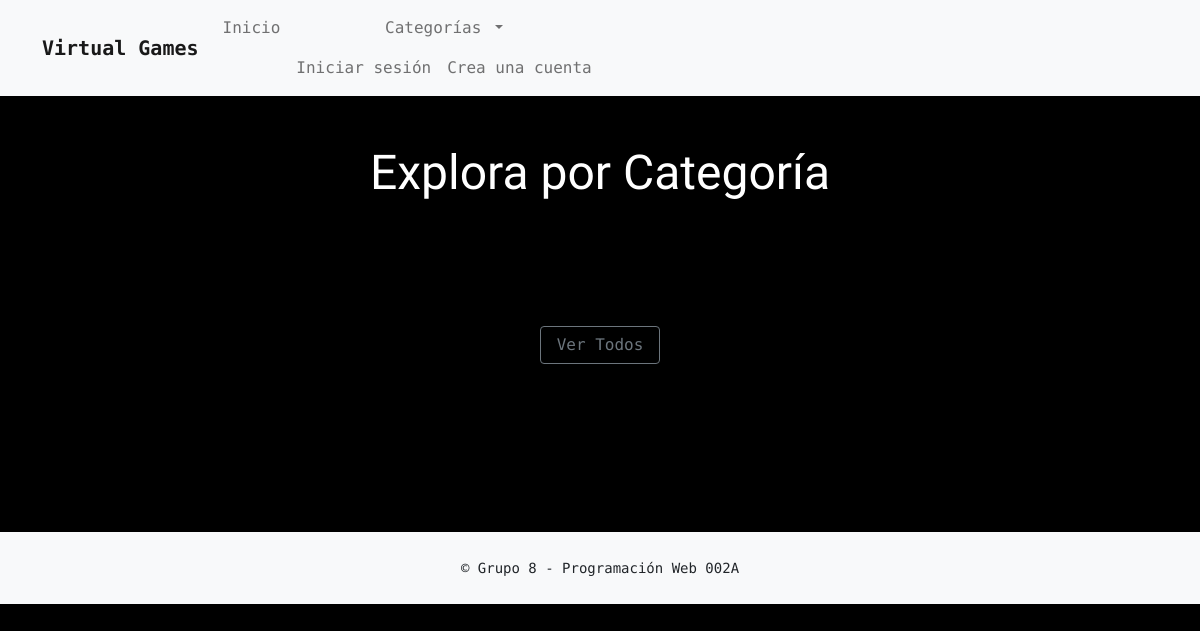
The app's page /, older data.
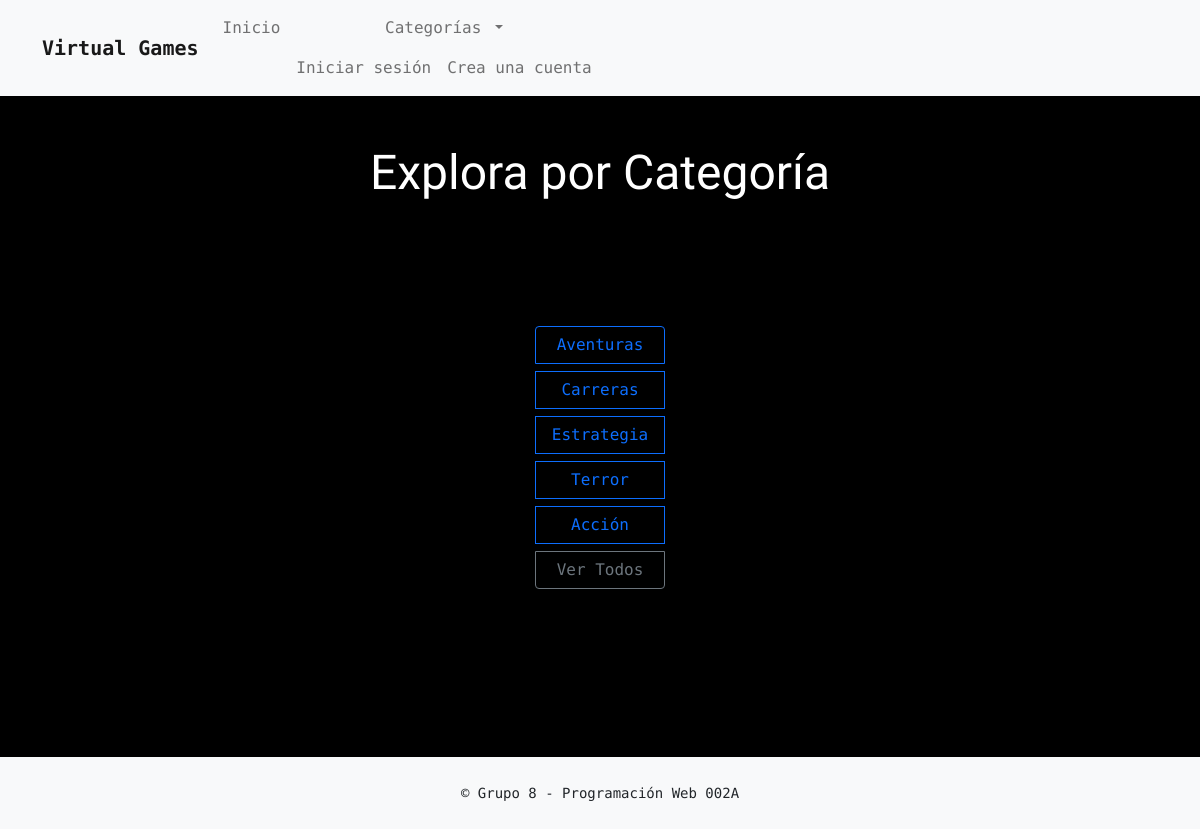
The same page, newer data.
### shop/models.py (models this page shows, shortened)
class Categoria(models.Model):
    nombre = models.CharField(max_length=100, unique=True)
    slug   = models.SlugField(max_length=100, unique=True, blank=True)

### core/views.py (the view)
# urls.py: path('', index, name='inicio'),
def index(request):
    shop_categories = Categoria.objects.all()
    return render(request, 'core/index.html', {
        'shop_categories': shop_categories
    })

### shop/context_processors.py (called while the page is built)
def shop_categories(request):
    return {
        'shop_categories': Categoria.objects.all()
    }

### templates/core/index.html (shortened to what this page needs)
{% extends 'core/base.html' %}
{% load static %}
{% block content %}
  <div class="container" id="games-container">
    <h1 class="my-4 text-center">Explora por Categoría</h1>
    <div class="btn-group-vertical" role="group" aria-label="Categorías">
      {% for cat in shop_categories %}
        <button
          type="button"
          class="btn btn-outline-primary me-2 mb-2 category-btn"
          data-cat-id="{{ cat.id }}">
          {{ cat.nombre }}
        </button>
      {% endfor %}
      <button
        type="button"
        id="all-games"
        class="btn btn-outline-secondary me-2 mb-2">
        Ver Todos
      </button>
    </div>
{% endblock %}

### templates/core/base.html (shortened to what this page needs)
 {% load static %}
<!doctype html>
<html lang="en">
  <head>
    <link
      href="https://cdn.jsdelivr.net/npm/bootstrap@5.1.3/dist/css/bootstrap.min.css"
      rel="stylesheet"
    >
    <link rel="stylesheet" href="{% static 'core/css/estilo-index.css' %}">
  </head>
  <body>
    <nav class="navbar navbar-expand-lg navbar-light bg-light">
      <div class="container">
        <a class="navbar-brand fw-bold" href="{% url 'inicio' %}">Virtual Games</a>
        <div class="collapse navbar-collapse" id="mainNav">
          <ul class="navbar-nav me-auto mb-2 mb-lg-0">
            <li class="nav-item"><a class="nav-link" href="{% url 'inicio' %}">Inicio</a></li>
            <li class="nav-item dropdown">
              <a class="nav-link dropdown-toggle" href="#" id="shopMenu" role="button"
                 data-bs-toggle="dropdown" aria-expanded="false">
                Categorías
              </a>
          <ul class="navbar-nav ms-auto">
            {% if user.is_authenticated %}
            <li class="nav-item">
                <a class="nav-link" href="{% url 'perfil_usuario' %}">
                  <i class="fas fa-user"></i> Ver mi perfil
                </a>
            </li>
            <li class="nav-item">
                <a class="nav-link" href="{% url 'perfil_usuario' %}">
                  <i class="fas fa-user"></i> {{ user.username }}
                </a>
              </li>
              <li class="nav-item">
                <a class="nav-link" href="{% url 'logout' %}">Cerrar sesión</a>
              </li>
            {% else %}
              <li class="nav-item">
                <a class="nav-link" href="{% url 'login' %}">Iniciar sesión</a>
              </li>
              <li class="nav-item">
                <a class="nav-link" href="{% url 'registrarse' %}">Crea una cuenta</a>
              </li>
            {% endif %}
          </ul>
        </div>
      </div>
    </nav>
    <main class="py-4">
      <div class="container">
        {% block content %}{% endblock %}
      </div>
    </main>
    <footer class="bg-light py-4 mt-auto">
      <div class="container text-center">
        <small>&copy; {{ now.year }} Grupo 8 -  Programación Web 002A</small>
      </div>
    </footer>
  </body>
</html>

### static/core/css/estilo-index.css (style rules this page uses)
* { margin: 0; padding: 0; font-family: 'Major Mono Display', monospace; }
body { background-color: rgb(0, 0, 0); text-align: center; }
h1 { font-family: 'Russo One', sans-serif; padding-bottom: 100px; font-size: 3rem; font-weight: 100; color: #ffffff; margin-bottom: 0.5rem; }
.btn-group-vertical { max-width: 200px; margin: 0 auto 10rem; display: inline-flex; flex-direction: column; }

Row changes from the older to the newer data that the page shows:
added Categoria: nombre "Aventuras"
added Categoria: nombre "Carreras"
added Categoria: nombre "Estrategia"
added Categoria: nombre "Terror"
added Categoria: nombre "Acción"
